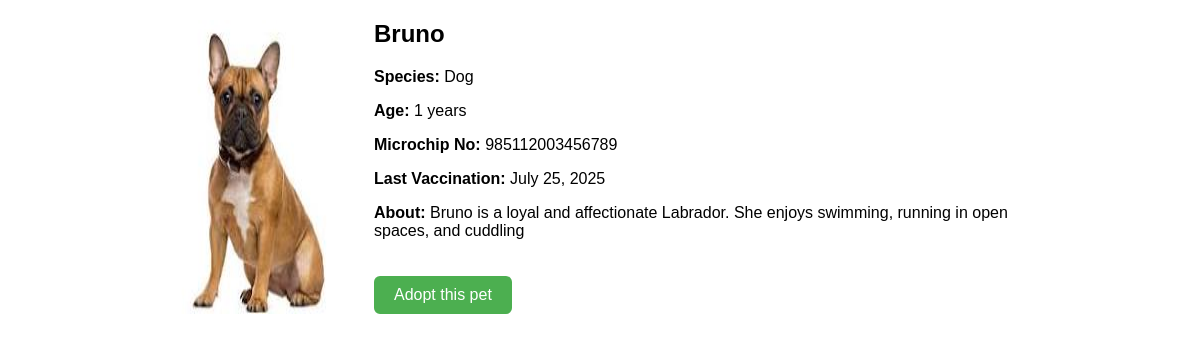
The app's page /pets/2/, older data.
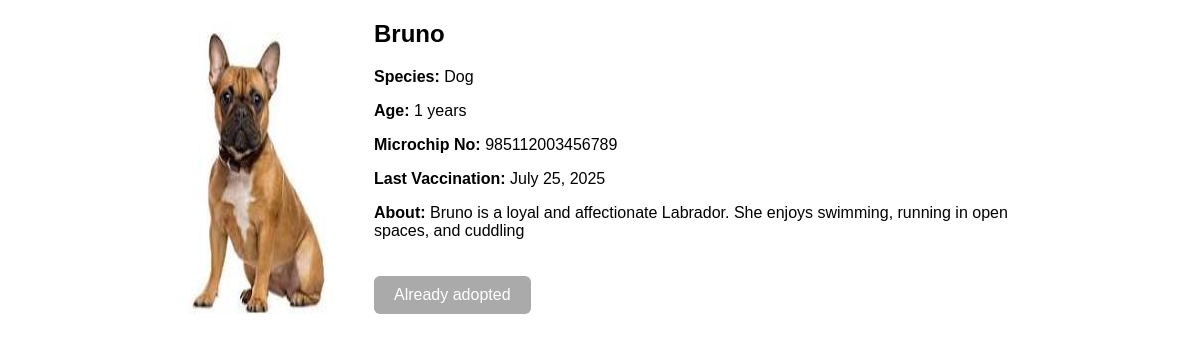
The same page, newer data.
### adoption/views.py (the view)
# urls.py: path('pets/<int:pk>/', views.pet_detail, name='pet_detail'),
def pet_detail(request, pk):
    pet = get_object_or_404(Pet, pk=pk)
    return render(request, 'pet_detail.html', {'pet': pet})

### adoption/templates/pet_detail.html (shortened to what this page needs)
<!DOCTYPE html>
<html>
<head>
</head>
<body>
    <div class="header">
        {% if pet.image %}
        <img src="{{ pet.image.url }}" alt="{{ pet.name }}">
        {% endif %}
        <div class="info">
            <h2>{{ pet.name }}</h2>
            <p><strong>Species:</strong> {{ pet.species }}</p>
            <p><strong>Age:</strong> {{ pet.age }} years</p>
            {% if pet.microchip_number %}
                <p><strong>Microchip No:</strong> {{ pet.microchip_number }}</p>
            {% endif %}
            {% if pet.vaccination_date %}
                <p><strong>Last Vaccination:</strong> {{ pet.vaccination_date }}</p>
            {% endif %}
            {% if pet.description %}
                <p><strong>About:</strong> {{ pet.description }}</p>
            {% endif %}
            {% if pet.is_adopted %}
                <a class="btn disabled">Already adopted</a>
            {% else %}
                <a href="{% url 'adopt_pet' pet.id %}" class="btn">Adopt this pet</a>
            {% endif %}
        </div>
    </div>
</body>
</html>

Row changes from the older to the newer data that the page shows:
changed Pet "Bruno": is_adopted False → True (drawn)
Text that changed along with them:
text no longer shown: "Adopt this pet"
text now shown: "Already adopted"
